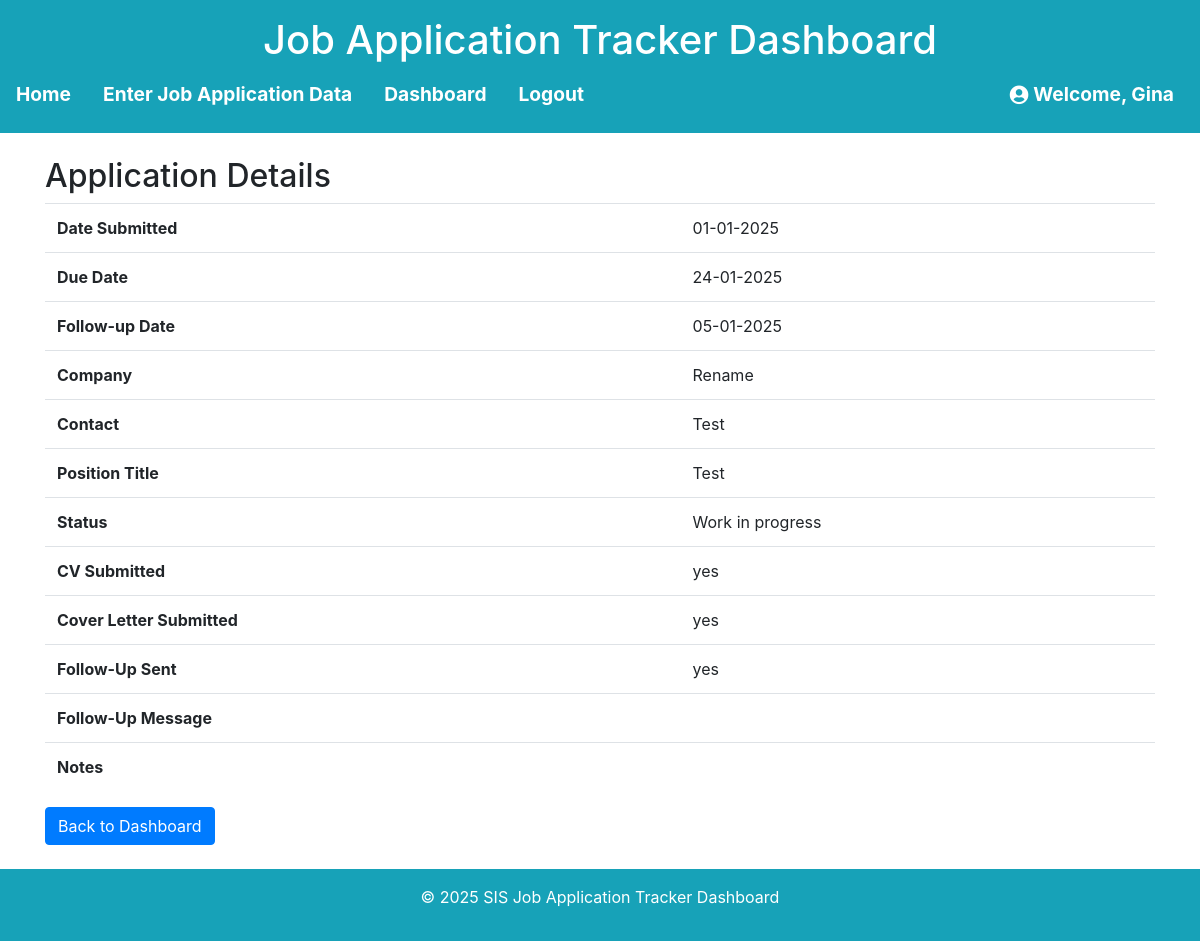
Before: /application/3 (signed in) with the older database file.
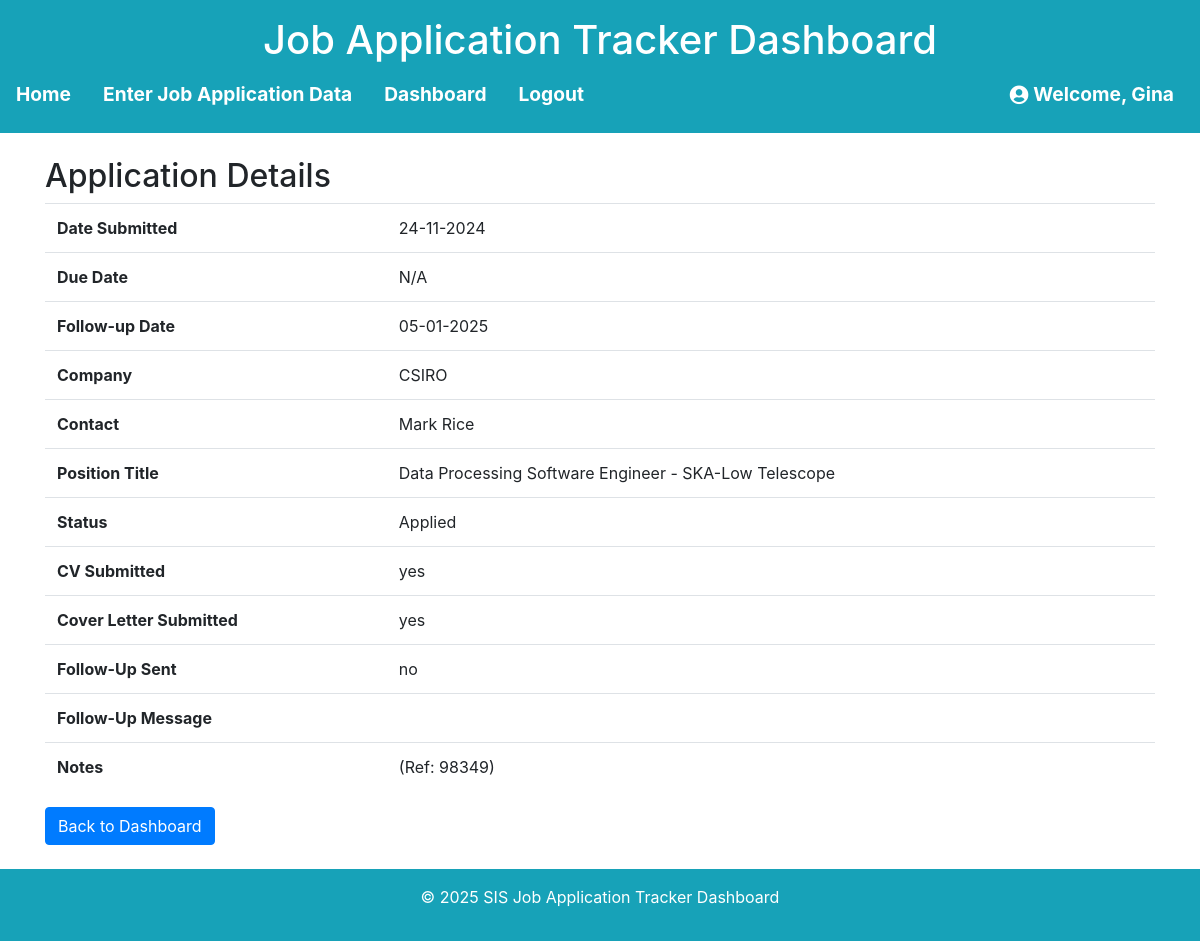
After: the same page with the newer database file.
### models.py (models this page shows, shortened)
class User(UserMixin, db.Model):
    id = db.Column(db.Integer, primary_key=True)
    username = db.Column(db.String(64), unique=True, nullable=False)
    email = db.Column(db.String(120), unique=True, nullable=False)
    password_hash = db.Column(db.String(128))

class JobApplication(db.Model):
    id = db.Column(db.Integer, primary_key=True)
    date_submitted = db.Column(db.Date, nullable=True)
    due_date = db.Column(db.Date, nullable=True)
    follow_up_date = db.Column(db.Date, nullable=True)
    company = db.Column(db.String(120), nullable=False)
    contact = db.Column(db.String(120), nullable=True)
    position_title = db.Column(db.String(120), nullable=False)
    status = db.Column(db.String(50), nullable=False)
    cv_submitted = db.Column(db.String(10), nullable=False)
    cover_letter_submitted = db.Column(db.String(10), nullable=False)
    follow_up_sent = db.Column(db.String(10), nullable=False)
    follow_up_message = db.Column(db.Text, nullable=True)
    notes = db.Column(db.Text, nullable=True)
    user_id = db.Column(db.Integer, db.ForeignKey('user.id'), nullable=False)
    user = db.relationship('User', backref=db.backref('job_applications', lazy=True))

### app.py (the view)
@app.route('/application/<int:application_id>', methods=['GET'])
@login_required
def view_application(application_id):
    application = JobApplication.query.get_or_404(application_id)
    if application.user_id != current_user.id:
        flash("You are not authorized to view this application.", "danger")
        return redirect(url_for('dashboard'))
    return render_template('view_application.html', application=application)

### app.py (called while the page is built)
@login_manager.user_loader
def load_user(user_id):
    return db.session.get(User, int(user_id))

### templates/view_application.html (shortened to what this page needs)
{% extends "base.html" %}
{% block content %}
<h2>Application Details</h2>
<table class="table">
    <tr>
        <th>Date Submitted</th>
        <td>{{ application.date_submitted.strftime('%d-%m-%Y') if application.date_submitted else 'N/A' }}</td>
    </tr>
    <tr>
        <th>Due Date</th>
        <td>{{ application.due_date.strftime('%d-%m-%Y') if application.due_date else 'N/A' }}</td>
    </tr>
    <tr>
        <th>Follow-up Date</th>
        <td>{{ application.follow_up_date.strftime('%d-%m-%Y') if application.follow_up_date else 'N/A' }}</td>
    </tr>
    <tr>
        <th>Company</th>
        <td>{{ application.company }}</td>
    </tr>
    <tr>
        <th>Contact</th>
        <td>{{ application.contact }}</td>
    </tr>
    <tr>
        <th>Position Title</th>
        <td>{{ application.position_title }}</td>
    </tr>
    <tr>
        <th>Status</th>
        <td>{{ application.status }}</td>
    </tr>
    <tr>
        <th>CV Submitted</th>
        <td>{{ application.cv_submitted }}</td>
    </tr>
    <tr>
        <th>Cover Letter Submitted</th>
        <td>{{ application.cover_letter_submitted }}</td>
    </tr>
    <tr>
        <th>Follow-Up Sent</th>
        <td>{{ application.follow_up_sent }}</td>
    </tr>
    <tr>
        <th>Follow-Up Message</th>
        <td>{{ application.follow_up_message }}</td>
    </tr>
    <tr>
        <th>Notes</th>
        <td>{{ application.notes }}</td>
    </tr>
</table>
<a href="{{ url_for('dashboard') }}" class="btn btn-primary">Back to Dashboard</a>
{% endblock %}

### templates/base.html (shortened to what this page needs)
<!DOCTYPE html>
<html lang="en">
<head>
    <link href="https://stackpath.bootstrapcdn.com/bootstrap/4.5.2/css/bootstrap.min.css" rel="stylesheet">
    <link rel="stylesheet" href="https://cdnjs.cloudflare.com/ajax/libs/font-awesome/5.15.3/css/all.min.css">
    <link rel="stylesheet" href="{{ url_for('static', filename='style.css') }}">
</head>
<body>
    <header class="bg-info text-white text-center py-3 mb-4">
        <h1>Job Application Tracker Dashboard</h1>
        <nav>
            <ul class="nav justify-content-center">
                <li class="nav-item"><a class="nav-link text-white {% if request.endpoint == 'index' %}active{% endif %}" href="{{ url_for('index') }}">Home</a></li>
                <li class="nav-item"><a class="nav-link text-white {% if request.endpoint == 'index' %}active{% endif %}" href="{{ url_for('form') }}">Enter Job Application Data</a></li>
                <li class="nav-item"><a class="nav-link text-white {% if request.endpoint == 'index' %}active{% endif %}" href="{{ url_for('dashboard') }}">Dashboard</a></li>
                {% if current_user.is_authenticated %}
                <li class="nav-item"><a class="nav-link text-white {% if request.endpoint == 'index' %}active{% endif %}" href="{{ url_for('logout') }}">Logout</a></li>
                {% endif %}
                {% if current_user.is_authenticated %}
                    <li class="nav-item ml-auto">
                        <a class="nav-link text-white" href="#">
                            <i class="fas fa-user-circle"></i> Welcome, {{ current_user.username }}
                        </a>
                    </li>
                {% endif %}
            </ul>
        </nav>
    </header>
    <main class="container">
        {% block content %}{% endblock %}
    </main>
    <footer class="bg-info text-white text-center py-3 mt-4">
        <p>&copy; 2025 SIS Job Application Tracker Dashboard</p>
    </footer>
</body>
</html>

### static/style.css (style rules this page uses)
.nav-item.ml-auto { margin-left: auto; padding-right: 10px; }
.nav-item a { display: flex; align-items: center; font-size: 1.2rem; font-weight: bold; }
.nav-item i { margin-right: 5px; }

Changed rows visible on the page:
changed JobApplication "yes": date_submitted "01-01-2025" → "24-11-2024"; due_date "24-01-2025" → "N/A"; company "Rename" → "CSIRO"; contact "Test" → "Mark Rice"; position_title "Test" → "Data Processing Software Engineer - SKA-Low Telescope"; status "Work in progress" → "Applied"; follow_up_sent "yes" → "no"; notes (not shown) → "(Ref: 98349)"
